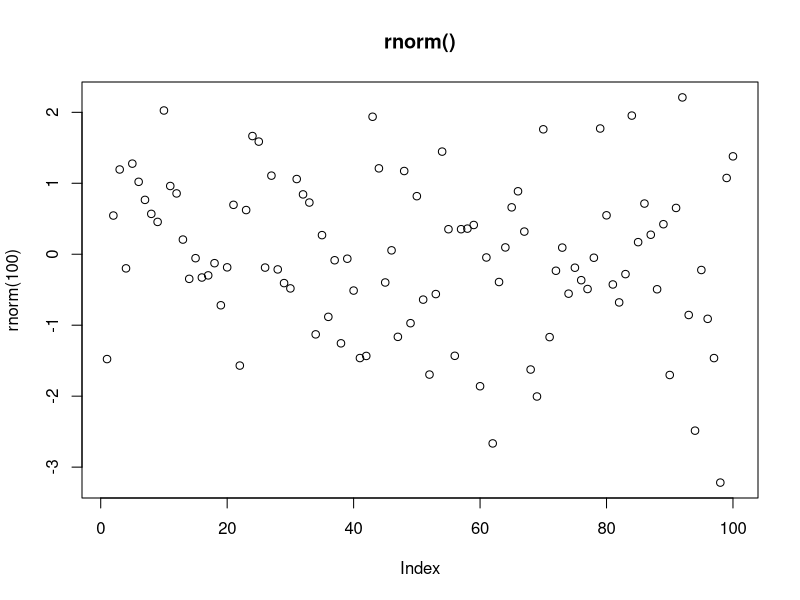
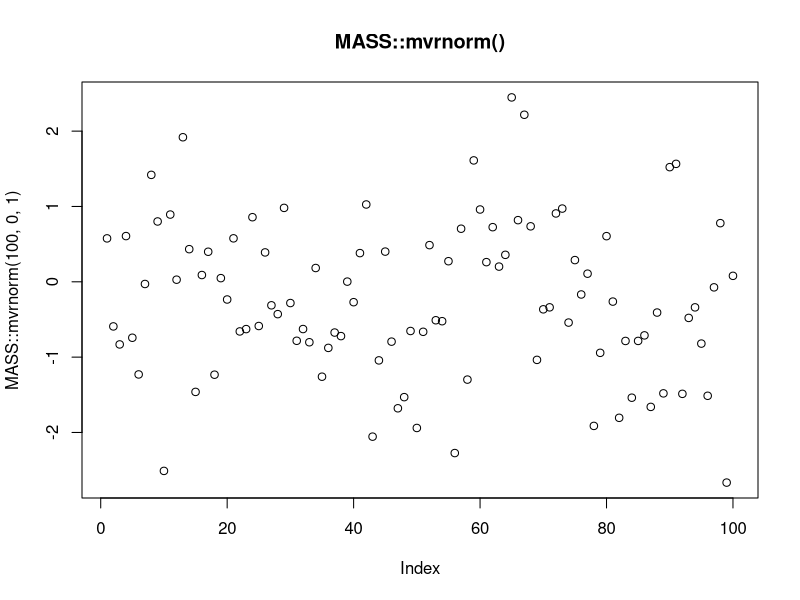

Write R code to recreate these figures, in order.
## ---- chunk 1

rescale01 <- function(x) {
  rng <- range(x, na.rm = TRUE)
  (x - rng[1]) / (rng[2] - rng[1])
}

rescale01_FALSE <- function(x) {
  rng <- range(x, na.rm = FALSE)
  (x - rng[1]) / (rng[2] - rng[1])
}

test <- c(1,2,3,NA,4,5)

rescale01(test)
rescale01_FALSE(test)
## ---- chunk 2
x <- c(1:10,Inf, c(1:3), Inf, c(1:5), -Inf)
rescale01_mapInf <- function(x) {
rng <- range(x, na.rm = TRUE, finite = TRUE) 
x <- (x - rng[1]) / (rng[2] - rng[1])
x[which(x==Inf)] <- 1
x[which(x==-Inf)] <- 0
return (x)
}
rescale01_mapInf(x)
## ---- chunk 3
x = c(1:5, NA, 1:2, NA, 1:3)
mean(is.na(x))
# rewrite the snippet into a function
proportion_na <- function (x) {
  sum(is.na(x))/length(x)
}
# see if the function output matches the snippet
proportion_na(x)
## ---- chunk 4
x / sum(x, na.rm = TRUE)

divide_by_sum <- function (x) {
  x / sum(x, na.rm = TRUE)
}
divide_by_sum(x)
## ---- chunk 5
sd(x, na.rm = TRUE) / mean(x, na.rm = TRUE)

sd_div_mean <- function (x) {
  sd(x, na.rm = TRUE) / mean(x, na.rm = TRUE)
}
sd_div_mean(x)
## ---- chunk 6
sample_vector <- c(1:10)

variance <- function (x) {
  n <- length(x)
    m <- mean(x)
    (1/(n - 1)) * sum((x - m)^2)
}

skew <- function (x) {
    n <- length(x)
    v <- var(x)
    m <- mean(x)
    third.moment <- (1/(n - 2)) * sum((x - m)^3)
    third.moment/(var(x)^(3/2))
}
# might have to cross-reference this function with other sources to make sure it's correct.

variance(sample_vector)
var(sample_vector)
skew(sample_vector)

## ---- chunk 7
vector1 = c(1, 2, NA, 5, 6)
vector2 = c(NA, 6, NA, 4, 5)

both_na <- function (v1, v2) {
  na1 <- is.na(v1)
  na2 <- is.na(v2)
  intersect(which(na1==TRUE),which(na2==TRUE))
}

vector1
vector2
both_na(vector1,vector2)
## ---- chunk 8
is_directory <- function(x) file.info(x)$isdir
is_readable <- function(x) file.access(x, 4) == 0
## ---- chunk 9
# I commented out the pseudocode so the R markdown file can compile.

# foo_foo %>%
#   hop(through = forest) %>%
#   scoop(up = field_mice) %>%
#   bop(on = head) %>%
#   down(came = good_fairy) %>%
#   scoop(up = field_mice) %>%
#   bop (on = head) %>%
#   give (chances = three) %>%
#   turn (into = goonie)
#   # repeat 3 times, with the # of chances decreasing each time
#   
# play_through (foo_foo, chances) {
#   hop(through = forest) %>%
#   scoop(up = field_mice) %>%
#   bop(on = head) %>%
#   down(came = good_fairy) %>%
#   scoop(up = field_mice) %>%
#   bop (on = head) %>%
#   give (chances = three) %>%
#   turn (into = goonie)
# }
#  
# chances <- 3
# while (chances > 0) {
#   play_through (foo_foo, chances)
#   chances <- chances - 1
# }
#  
## ---- chunk 10
f1 <- function(string, prefix) {
  substr(string, 1, nchar(prefix)) == prefix
}

f1("hello", "he")
f1("hello", "ell")
## ---- chunk 11
f2 <- function(x) {
  if (length(x) <= 1) return(NULL)
  x[-length(x)]
}
x = c(1:10)
x
f2(x)
## ---- chunk 12
f3 <- function(x, y) {
  rep(y, length.out = length(x))
}
x = c(1:10)
x
f3(x, 5)
## ---- chunk 13
library(tidyverse)

preg <- tribble(
  ~pregnant, ~male, ~female,
  "yes",     NA,    10,
  "no",      20,    12
)

# without using functions, convert the pregnant and female columns to booleans (TRUE or FALSE values).
gather(preg, sex, count, male, female) %>%
  mutate(pregnant = pregnant == "yes",
         female = sex == "female") %>%
  select(-sex)
## ---- chunk 14
# write function to convert a vector of strings to TRUE or FALSE, depending on whether the values match a specified string:
string_to_boolean <- function (x, string) {
  x == string
}

# use the function to do the job
gather(preg, sex, count, male, female) %>%
  mutate(pregnant = string_to_boolean(pregnant,"yes"),
         female = string_to_boolean(sex,"female")) %>%
  select(-sex)
## ---- chunk 15

plot(rnorm(100), main = "rnorm()")
plot(MASS::mvrnorm(100,0,1), main = "MASS::mvrnorm()")

## ---- chunk 16
library(lubridate)

greet <- function ( datetime = lubridate::now() ) {
  print(datetime)
  time <- hour(datetime)
  
  if (time < 12) {
    print("good morning")
  } else if (time >= 12 && time < 18) {
    print("good afternoon")
  } else
    print("good evening")
}

greet()
greet(ymd_hms("2016-07-08 08:34:56"))
greet(ymd_hms("2016-07-08 20:34:56"))
greet(ymd_hms("2016-07-08 15:34:56"))
## ---- chunk 17
fizzbuzz <- function ( input ) {
  if (input %% 3 == 0 && input %% 5 == 0) {
    print("fizzbuzz")
  } else if ( input %% 5 == 0 ) {
    print ("buzz")
  } else if ( input %% 3 == 0 ) {
    print ("fizz")
  } else
    print (input)
}

fizzbuzz(15)
fizzbuzz(10)
fizzbuzz(9)
fizzbuzz(4)

## ---- chunk 18
# if (temp <= 0) {
#   "freezing"
# } else if (temp <= 10) {
#   "cold"
# } else if (temp <= 20) {
#   "cool"
# } else if (temp <= 30) {
#   "warm"
# } else {
#   "hot"
# }

temp_range <- c(-5:40)
# without labels
cut(temp_range, breaks = c(-100, 0, 10, 20, 30, 100), right = TRUE)
table(cut(temp_range, breaks = c(-100, 0, 10, 20, 30, 100), right = TRUE))
# with labels
cut(temp_range, breaks = c(-100, 0, 10, 20, 30, 100), labels = c("freezing", "cold", "cool", "warm", "hot"), right = TRUE)
table(cut(temp_range, breaks = c(-100, 0, 10, 20, 30, 100), labels = c("freezing", "cold", "cool", "warm", "hot"), right = TRUE))
## ---- chunk 19

test_switch <- function ( x ) {
  switch(x, 
         "first choice after EXPR",
         2,
         "third",
         "4th choice after EXPR"
         )
}
test_switch(1)
test_switch(2)
test_switch(3)
test_switch(4)
typeof(test_switch(5))
## ---- chunk 20
test_switch <- function (x) {
  switch(x, 
    a = ,
    b = "ab",
    c = ,
    d = "cd"
  )
}

test_switch("a")
test_switch("b")
test_switch("c")
test_switch("d")
test_switch("e")
typeof(test_switch("e"))
## ---- chunk 21
commas <- function(...) stringr::str_c(..., collapse = ", ")
commas(letters[1:10])
# commas(letters[1:10], collapse = "-")
## ---- chunk 22
out <- ""
for (x in letters) {
  out <- stringr::str_c(out, x)
}

x <- sample(100)
sd <- 0
for (i in seq_along(x)) {
  sd <- sd + (x[i] - mean(x)) ^ 2
}
sd <- sqrt(sd / (length(x) - 1))

x <- runif(100)
out <- vector("numeric", length(x))
out[1] <- x[1]
for (i in 2:length(x)) {
  out[i] <- out[i - 1] + x[i]
}
## ---- chunk 23
output <- vector("integer", 0)
for (i in seq_along(x)) {
  output <- c(output, lengths(x[[i]]))
}
output
## ---- chunk 24

# show_mean(iris)
#> Sepal.Length: 5.84
#> Sepal.Width:  3.06
#> Petal.Length: 3.76
#> Petal.Width:  1.20
## ---- chunk 25
trans <- list( 
  disp = function(x) x * 0.0163871,
  am = function(x) {
    factor(x, labels = c("auto", "manual"))
  }
)
for (var in names(trans)) {
  mtcars[[var]] <- trans[[var]](mtcars[[var]])
}
## ---- chunk 26
col_sum3 <- function(df, f) {
  is_num <- sapply(df, is.numeric)
  df_num <- df[, is_num]

  sapply(df_num, f)
}
## ---- chunk 27
df <- tibble(
  x = 1:3, 
  y = 3:1,
  z = c("a", "b", "c")
)
# OK
col_sum3(df, mean)
# Has problems: don't always return numeric vector
# col_sum3(df[1:2], mean)
# col_sum3(df[1], mean)
# col_sum3(df[0], mean)
